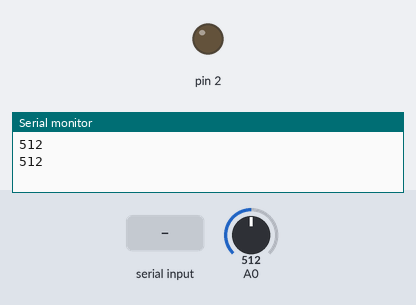
A sketch run on a simulated Arduino Uno, built with avr-gcc and run on an emulated ATmega328P. Shown: output pins drawn as LEDs (lit = HIGH), the last lines printed to the serial monitor. The inputs (shaded band) are chosen by the test bench; at power-on: A0 = 512.

Above: at 1.2 s.
1.3 s: "1" received over Serial
At 2.1 s:
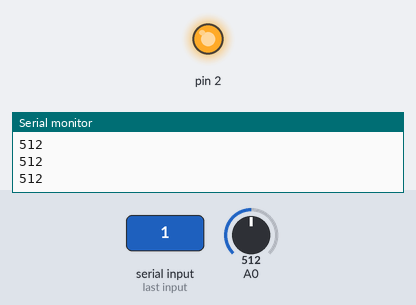
2.8 s: "2" received over Serial
At 3.2 s:
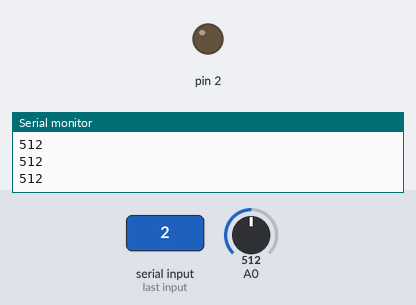
Timing chart, 0 to 5.8 s (numbered marks = the images above; inputs shaded):
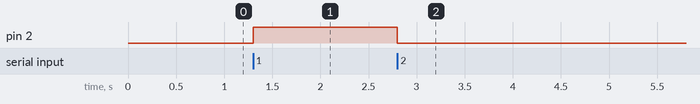

The sketch:

test.ino
```cpp
/*
Arduino Turn LED On/Off using Serial Commands
Created April 22, 2015
Hammad Tariq, Incubator (Pakistan)

It's a simple sketch which waits for a character on serial
and in case of a desirable character, it turns an LED on/off.

Possible string values:
a (to turn the LED on)
b (tor turn the LED off)
*/

char junk;
String inputString = "";
int read = 0;
int input;

unsigned long current_time = 0;
unsigned long prev_time = 0;
unsigned long delay_time = 500;

void setup()  // run once, when the sketch starts
{
  Serial.begin(9600);  // set the baud rate to 9600, same should be of your Serial Monitor
  pinMode(2, OUTPUT);
}

void loop() {
  current_time = millis();
  if (Serial.available() > 0 || current_time - prev_time >= delay_time) {
    prev_time = current_time;
    input = Serial.read();
    if (input == '1') {  //in case of 'a' turn the LED on
      digitalWrite(2, HIGH);
    } else if (input == '2') {  //incase of 'b' turn the LED off
      digitalWrite(2, LOW);
    }
    inputString = "";
    Serial.println(read);
  }
  read = analogRead(A0);
}
```

Measured:
- after the input at 1.3 s, pin 2: LOW → HIGH at once
- after the input at 2.8 s, pin 2: HIGH → LOW at once
